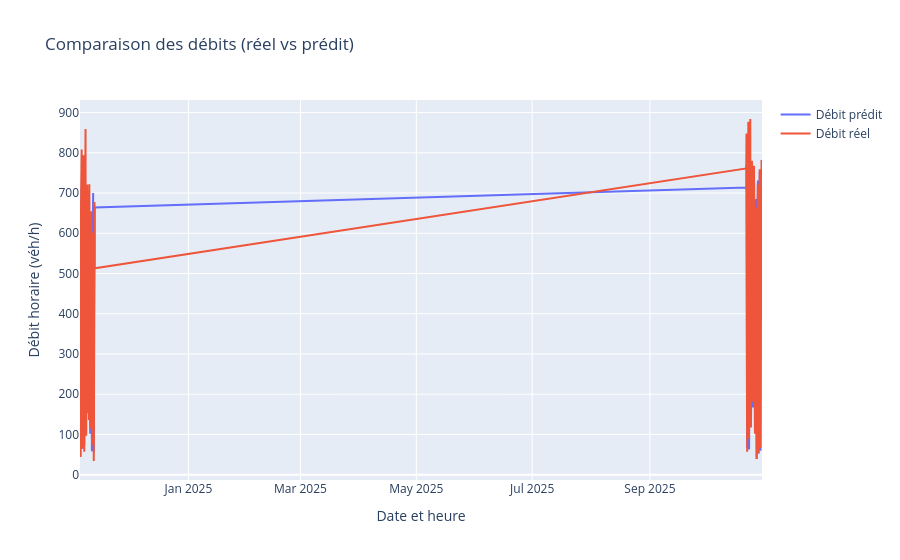

The notebook cell saved with this chart:
### Code cell
time_index = df_final.loc[X_test.index, 'Date et heure de comptage']

fig = go.Figure()
fig.add_trace(go.Scatter(
    x=time_index,
    y=y_pred,
    mode='lines',
    name='Débit prédit'
))
fig.add_trace(go.Scatter(
    x=time_index,
    y=y_test,
    mode='lines',
    name='Débit réel'
))

fig.update_layout(
    title="Comparaison des débits (réel vs prédit)",
    xaxis_title="Date et heure",
    yaxis_title="Débit horaire (véh/h)",
    hovermode='x unified'
)

fig.show()

### Figure 1 — Plotly figure (JSON) as saved in the notebook; plotly's stock layout.template omitted (floating-point values rounded to 4 significant figures; data arrays with more than 128 entries replaced by an {"elided": "..."} marker saying what was removed)
{"data": [{"mode": "lines", "name": "Débit prédit", "type": "scatter", "x": {"elided": "384 str values"}, "y": {"elided": "384 float values"}}, {"mode": "lines", "name": "Débit réel", "type": "scatter", "x": {"elided": "384 str values"}, "y": {"elided": "384 float values"}}], "layout": {"hovermode": "x unified", "title": {"text": "Comparaison des débits (réel vs prédit)"}, "xaxis": {"title": {"text": "Date et heure"}}, "yaxis": {"title": {"text": "Débit horaire (véh/h)"}}}}
